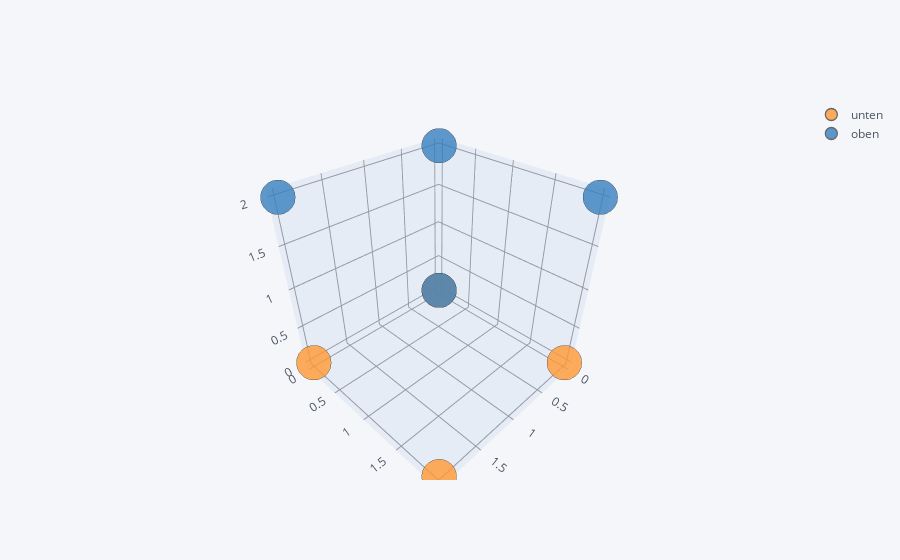

Write notebook code for a chart like this one.
### Markdown cell above
<div class = "alert alert-success">
    Nachdem wir im DataFrame nun festgehalten haben, welche Punkte welche Position haben, können wir eine Visualisierung erstellen, die zwischen diesen beiden Kategorien unterscheidet. Dabei erstellen wir die Visualisierung so wie oben gesehen und ergänzen, dass wir als Kategorie (<code>categories</code>) hinsichtlich der Lage der Punkte, die in der Spalte <code>Lage</code> festgehalten ist, unterscheiden wollen. Auf diese Weise werden die Marker der einzelnen Punkte jeweils hinsichtlich der Lage verschieden eingefärbt.
</div>

### Code cell
df_vis.iplot(x='x', y='y', z='z', kind='scatter3d', mode='markers', categories='Lage')

### Figure 1 — Plotly figure (JSON) as saved in the notebook; plotly's stock layout.template omitted (floating-point values rounded to 4 significant figures)
{"data": [{"marker": {"color": "rgba(255, 153, 51, 1.0)", "line": {"width": 1.3}, "opacity": 0.8, "size": 12, "symbol": "circle"}, "mode": "markers", "name": "unten", "textfont": {"color": "#4D5663"}, "type": "scatter3d", "x": [0, 0, 2, 2], "y": [0, 2, 2, 0], "z": [0, 0, 0, 0]}, {"marker": {"color": "rgba(55, 128, 191, 1.0)", "line": {"width": 1.3}, "opacity": 0.8, "size": 12, "symbol": "circle"}, "mode": "markers", "name": "oben", "textfont": {"color": "#4D5663"}, "type": "scatter3d", "x": [2, 2, 0, 0], "y": [0, 2, 2, 0], "z": [2, 2, 2, 2]}], "layout": {"legend": {"bgcolor": "#F5F6F9", "font": {"color": "#4D5663"}}, "paper_bgcolor": "#F5F6F9", "plot_bgcolor": "#F5F6F9", "scene": {"xaxis": {"gridcolor": "#9499A3", "showgrid": true, "tickfont": {"color": "#4D5663"}, "title": {"font": {"color": "#4D5663"}, "text": ""}, "zerolinecolor": "#9499A3"}, "yaxis": {"gridcolor": "#9499A3", "showgrid": true, "tickfont": {"color": "#4D5663"}, "title": {"font": {"color": "#4D5663"}, "text": ""}, "zerolinecolor": "#9499A3"}, "zaxis": {"gridcolor": "#9499A3", "showgrid": true, "tickfont": {"color": "#4D5663"}, "title": {"font": {"color": "#4D5663"}, "text": ""}, "zerolinecolor": "#9499A3"}}, "title": {"font": {"color": "#4D5663"}}}}
